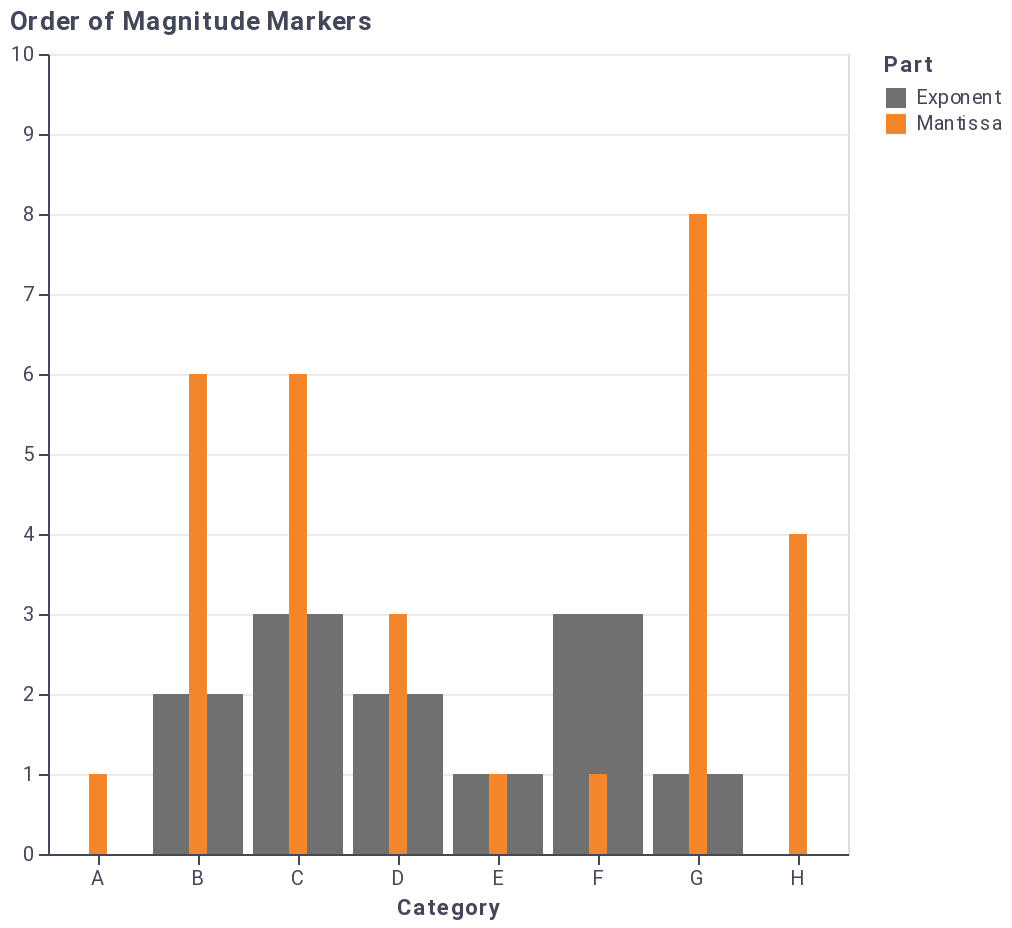

Notebook source saved alongside this figure:
### Code cell
omm_chart(data)

### Figure 1 — Vega-Lite specification as saved in the notebook (floating-point values rounded to 4 significant figures)
{"config": {"title": {"font": "Roboto", "color": "#44475A"}, "axisX": {"labelFont": "Roboto", "titleFont": "Roboto", "gridColor": "#EBEBEB", "labelColor": "#44475A", "tickColor": "#44475A", "titleColor": "#44475A", "domainColor": "#44475A", "labelAngle": 0}, "axisY": {"labelFont": "Roboto", "titleFont": "Roboto", "gridColor": "#EBEBEB", "labelColor": "#44475A", "tickColor": "#44475A", "titleColor": "#44475A", "domainColor": "#44475A"}, "header": {"labelFont": "Roboto", "titleFont": "Roboto", "labelColor": "#44475A", "titleColor": "#44475A"}, "legend": {"labelFont": "Roboto", "titleFont": "Roboto", "labelColor": "#44475A", "titleColor": "#44475A"}, "text": {"color": "#44475A"}, "rule": {"color": "#44475A"}, "background": "#FFFFFF", "view": {"fill": "#FFFFFF"}}, "layer": [{"mark": {"type": "bar", "color": "#707070", "size": 45.0}, "encoding": {"color": {"type": "nominal", "field": "to_color", "legend": {"title": "Part"}, "scale": {"domain": ["Exponent", "Mantissa"], "range": ["#707070", "#F3852A"]}}, "opacity": {"condition": {"value": 1, "selection": "selector002"}, "value": 0.2}, "tooltip": [{"type": "nominal", "field": "category", "title": "Category"}, {"type": "quantitative", "field": "exponent", "title": "Exponent"}, {"type": "nominal", "field": "original", "title": "Value"}], "x": {"type": "nominal", "axis": {"title": "Category"}, "field": "category"}, "y": {"type": "quantitative", "axis": {"title": null}, "field": "exponent", "scale": {"domain": [0, 10]}}}, "selection": {"selector002": {"type": "single", "fields": ["to_color"], "bind": "legend"}}, "transform": [{"calculate": "'Exponent'", "as": "to_color"}]}, {"mark": {"type": "bar", "color": "#F3852A", "size": 9.0}, "encoding": {"color": {"type": "nominal", "field": "to_color"}, "opacity": {"condition": {"value": 1, "selection": "selector002"}, "value": 0.2}, "tooltip": [{"type": "nominal", "field": "category", "title": "Category"}, {"type": "quantitative", "field": "mantissa", "title": "Mantissa"}, {"type": "nominal", "field": "original", "title": "Value"}], "x": {"type": "nominal", "field": "category"}, "y": {"type": "quantitative", "field": "mantissa"}}, "selection": {"selector003": {"type": "single"}}, "transform": [{"calculate": "'Mantissa'", "as": "to_color"}]}], "data": {"name": "data-d10faf5f216f8e4b3bcace66d581db45"}, "height": 400, "title": {"text": "Order of Magnitude Markers", "anchor": "start"}, "width": 400, "$schema": "https://vega.github.io/schema/vega-lite/v4.8.1.json", "datasets": {"data-d10faf5f216f8e4b3bcace66d581db45": [{"category": "A", "value": 1, "scale": 1, "mantissa": 1.0, "exponent": 0, "multiplier": 1, "end": 10, "start": 0, "middle": 5.0, "original": "1 = 1 × 10⁰"}, {"category": "B", "value": 600, "scale": 1000, "mantissa": 6.0, "exponent": 2, "multiplier": 100, "end": 40, "start": 10, "middle": 25.0, "original": "600 = 6 × 10²"}, {"category": "C", "value": 6000, "scale": 10000, "mantissa": 6.0, "exponent": 3, "multiplier": 1000, "end": 80, "start": 40, "middle": 60.0, "original": "6,000 = 6 × 10³"}, {"category": "D", "value": 300, "scale": 1000, "mantissa": 3.0, "exponent": 2, "multiplier": 100, "end": 110, "start": 80, "middle": 95.0, "original": "300 = 3 × 10²"}, {"category": "E", "value": 10, "scale": 10, "mantissa": 1.0, "exponent": 1, "multiplier": 10, "end": 130, "start": 110, "middle": 120.0, "original": "10 = 1 × 10¹"}, {"category": "F", "value": 1000, "scale": 1000, "mantissa": 1.0, "exponent": 3, "multiplier": 1000, "end": 170, "start": 130, "middle": 150.0, "original": "1,000 = 1 × 10³"}, {"category": "G", "value": 80, "scale": 100, "mantissa": 8.0, "exponent": 1, "multiplier": 10, "end": 190, "start": 170, "middle": 180.0, "original": "80 = 8 × 10¹"}, {"category": "H", "value": 4, "scale": 10, "mantissa": 4.0, "exponent": 0, "multiplier": 1, "end": 200, "start": 190, "middle": 195.0, "original": "4 = 4 × 10⁰"}]}}
